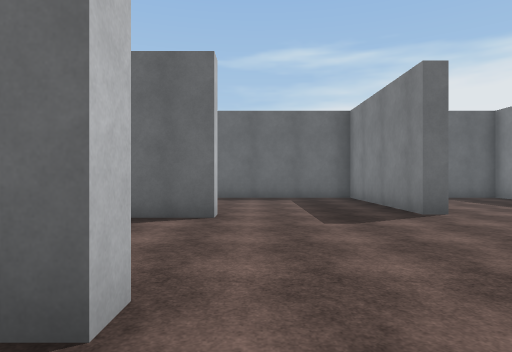
[1] (above)

24 first-person views from a walk through a Unity game level. The camera is 1.5 m above the floor, looks level and sees 75° across. The floor is counted in squares, 2 m on a side. Each view is taken from the middle of a square. On the plan, view 1 faces up. The plan holds only what a view shows up to about 11 squares ahead; the rest is blank. The place goes on beyond the plan. Surface patterns are stand-ins for the level's own textures.

[2]
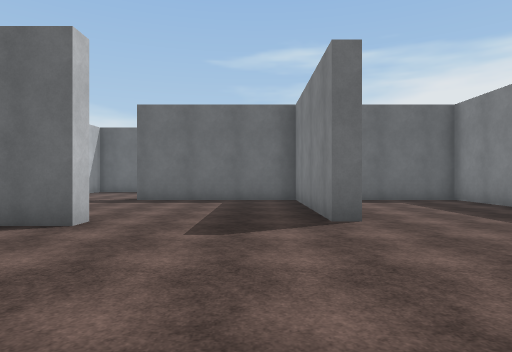

[3]
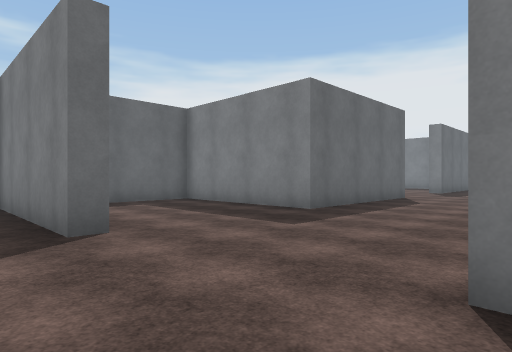

[4]
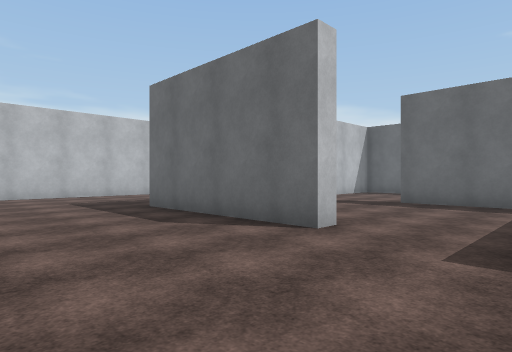

[5]
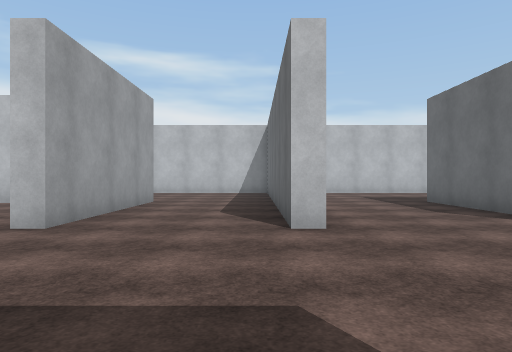

[6]
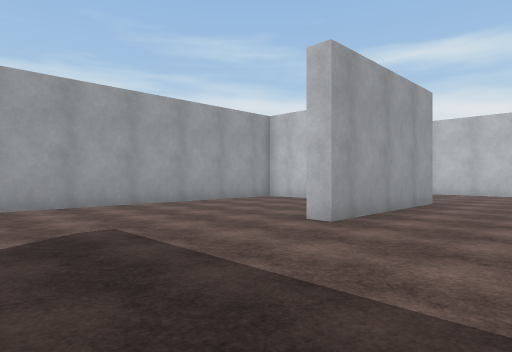

[7]
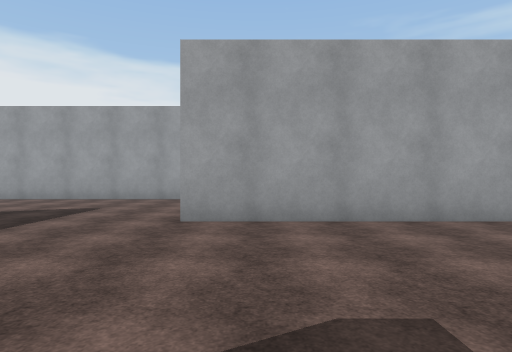

[8]
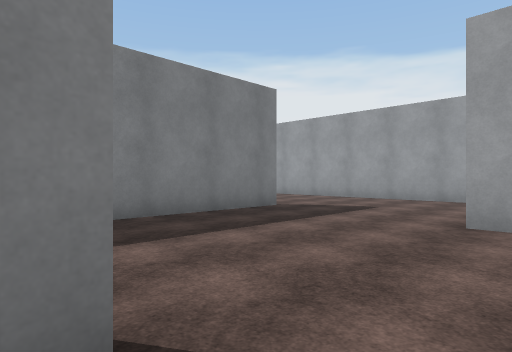

[9]
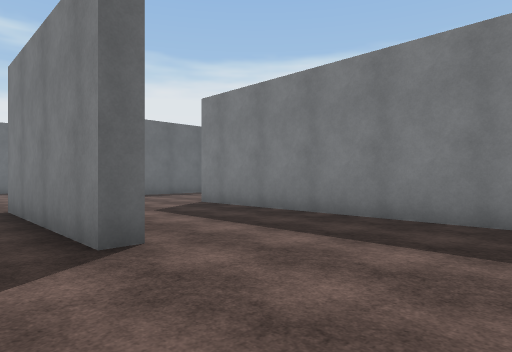

[10]
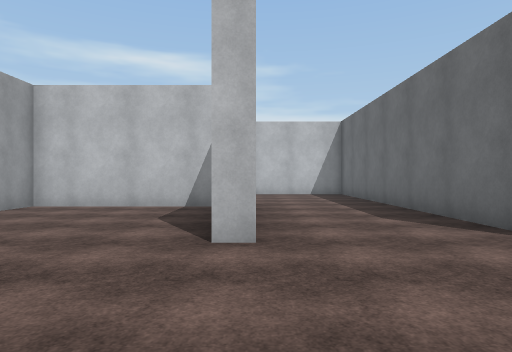

[11]
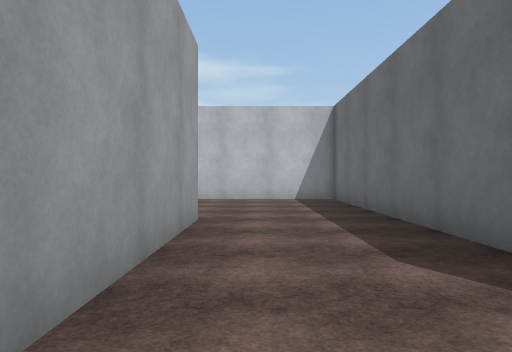

[12]
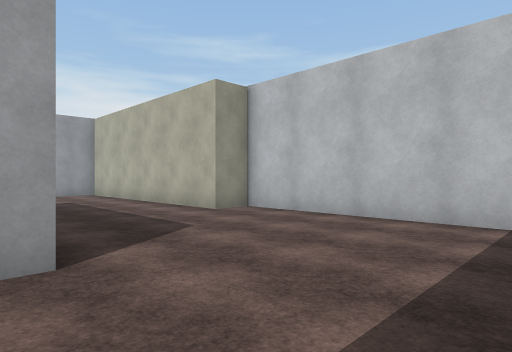

[13]
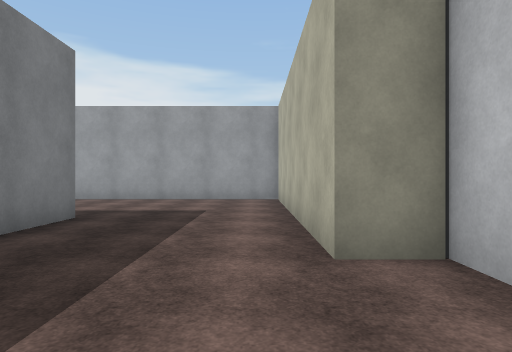

[14]
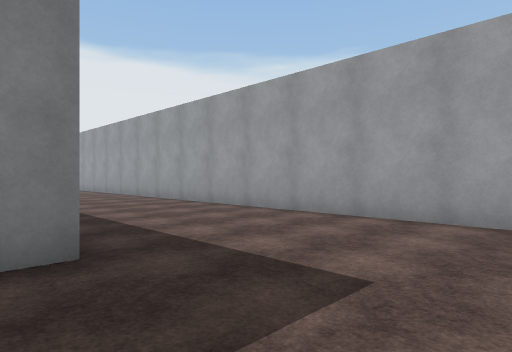

[15]
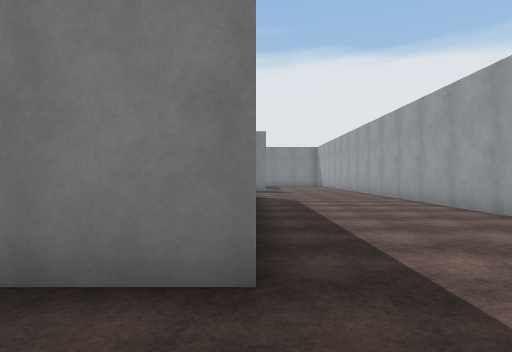

[16]
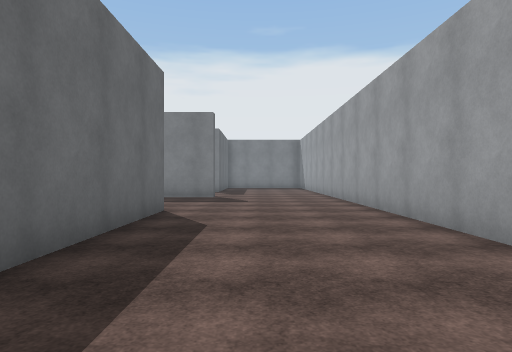

[17]
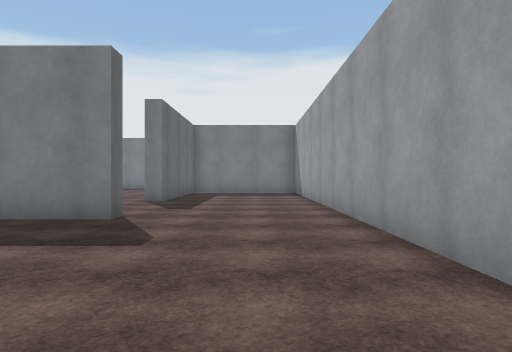

[18]
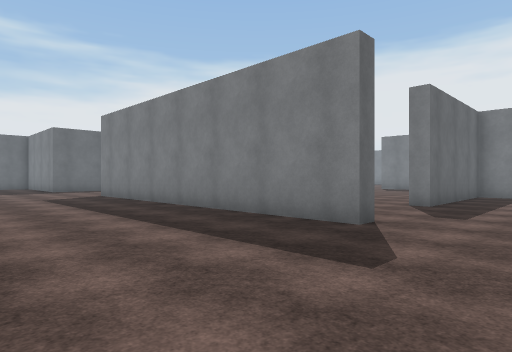

[19]
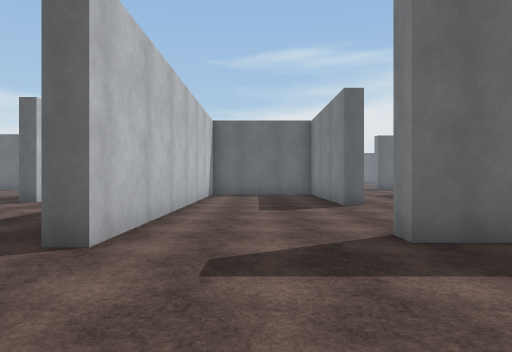

[20]
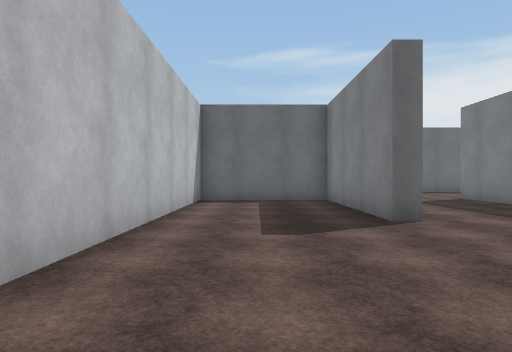

[21]
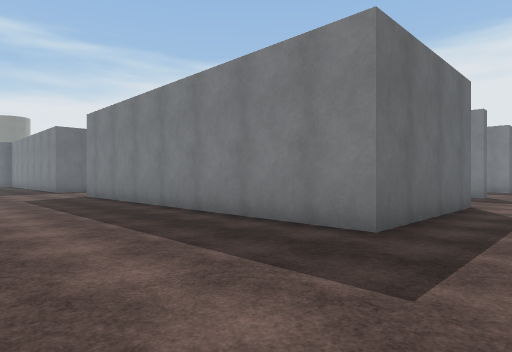

[22]
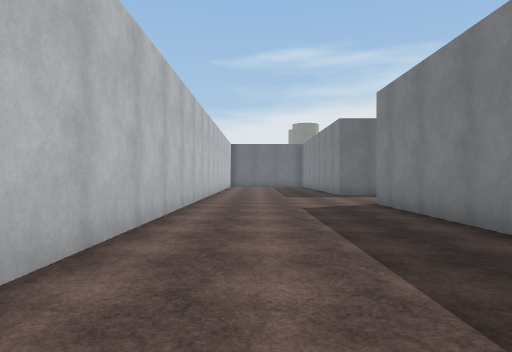

[23]
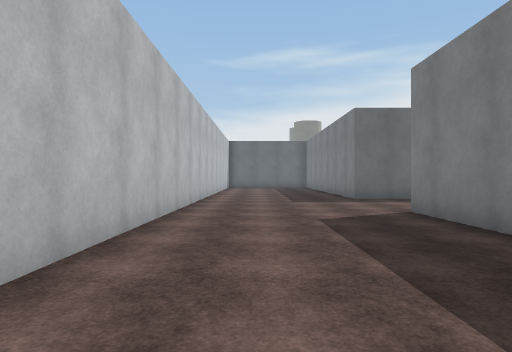

[24]
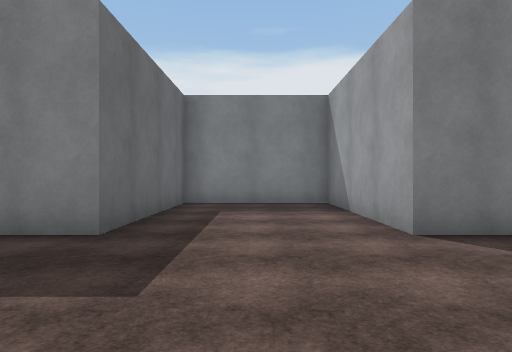

### Floor plan
Points are (right, up) in squares from view 1. A wall is a line through its corners. A room is listed if a view was taken in it or the views show most of it. See-through windows are left out.
Room 1 (views 1, 2, 3, 4, 5, 6, 7, 8, 9, 10, 11, 12, 13, 14, 15, 16, 17, 18, 19, 20, 21, 22, 23, 24)
walls: (-0.7, 2.1) (-0.7, 1.5) (-10.7, 1.5) (-10.7, -5) (-9.7, -5) (-9.7, -12.2); (-0.7, 6.5) (-0.7, 6) (-5.7, 6) (-5.7, 17) (-0.8, 17) (-0.8, 21) (-5.7, 21) (-5.7, 21.5); (3.9, 6.5) (3.3, 6.5) (3.3, 11.5) (-1.7, 11.5); (4.8, -2.5) (4.3, -2.5) (4.3, 2.5); (-5.8, -2) (-0.7, -2) (-0.7, -2.5); (-5.2, -3) (-5.2, -7.5) (4.2, -7.5); (-10.7, 4.9) (-10.7, 3.6); (13.1, 6.5) (8.3, 6.5) (8.3, 11.5) (5.3, 11.5); (4.2, -8) (-0.5, -8); (-5.7, -8.1) (-5.7, -6.1); (13.8, -3.5) (13.3, -3.5) (13.3, 1.5) (9.3, 1.5) (9.3, -8.5) (8.8, -8.5) (8.8, 2); (14.5, -8.3) (12.8, -8.3) (12.8, -7.8); (-9.8, -12.8) (14, -12.8); (-10.7, 20.9) (-10.7, 10.2)

Positions as (right, up) in squares from view 1, and headings:
1: (0, 0), facing up
2: (2, 1), facing up
3: (2, 2), facing up-right
4: (2, 2), facing up-left
5: (4, 1), facing left
6: (4, 1), facing down-left
7: (3, -2), facing down
8: (3, -2), facing down-right
9: (3, -6), facing up-right
10: (3, -2), facing left
11: (0, -1), facing left
12: (-5, 1), facing down-left
13: (-9, -2), facing down
14: (-9, -7), facing down-right
15: (-8, -8), facing right
16: (-3, -10), facing right
17: (3, -11), facing right
18: (4, -11), facing up-right
19: (11, -12), facing up
20: (11, -9), facing up
21: (-10, 4), facing up-right
22: (-9, 8), facing up
23: (-9, 10), facing up
24: (-10, 19), facing right
